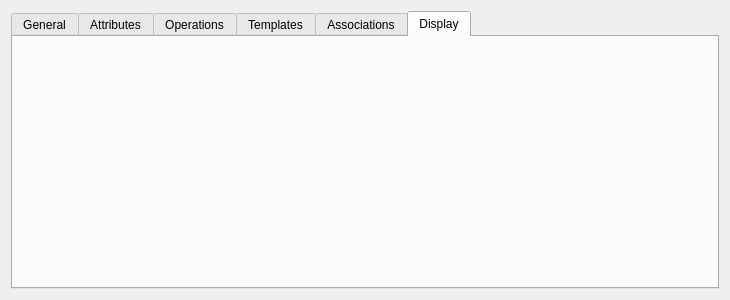
<?xml version="1.0" encoding="UTF-8"?>
<ui version="4.0">
 <class>m_pClassTabGroup</class>
 <widget class="QWidget" name="m_pClassTabGroup">
  <property name="geometry">
   <rect>
    <x>0</x>
    <y>0</y>
    <width>730</width>
    <height>300</height>
   </rect>
  </property>
  <property name="windowTitle">
   <string>Form</string>
  </property>
  <layout class="QGridLayout" name="gridLayout">
   <item row="0" column="0">
    <widget class="QTabWidget" name="m_pTabW">
     <property name="currentIndex">
      <number>5</number>
     </property>
     <widget class="QWidget" name="m_pGeneralTab">
      <attribute name="title">
       <string>General</string>
      </attribute>
     </widget>
     <widget class="QWidget" name="m_pAttributesTab">
      <attribute name="title">
       <string>Attributes</string>
      </attribute>
     </widget>
     <widget class="QWidget" name="m_pOperationsTab">
      <attribute name="title">
       <string>Operations</string>
      </attribute>
     </widget>
     <widget class="QWidget" name="m_pTemplatesTab">
      <attribute name="title">
       <string>Templates</string>
      </attribute>
     </widget>
     <widget class="QWidget" name="m_pAssociationsTab">
      <attribute name="title">
       <string>Associations</string>
      </attribute>
     </widget>
     <widget class="QWidget" name="m_pDisplayTab">
      <attribute name="title">
       <string>Display</string>
      </attribute>
     </widget>
    </widget>
   </item>
  </layout>
 </widget>
 <resources/>
 <connections/>
</ui>
